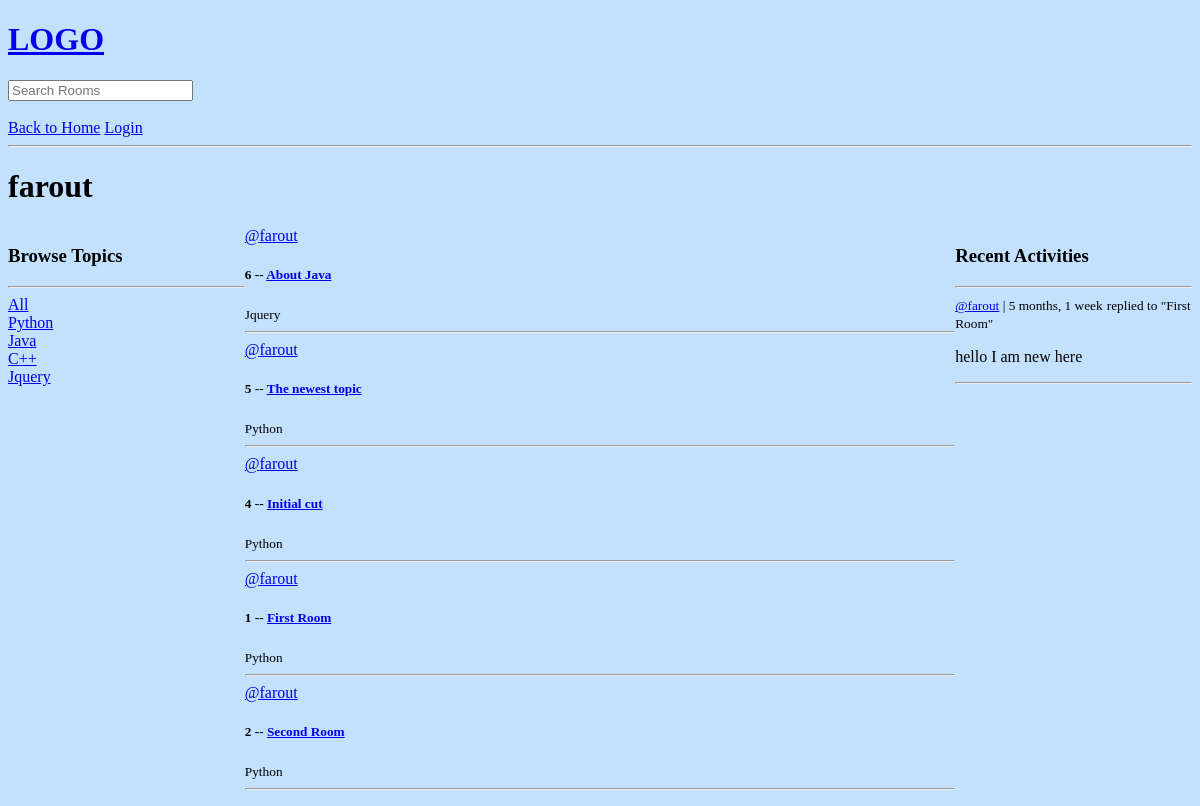
Before: /profile/1/ with the older database file.
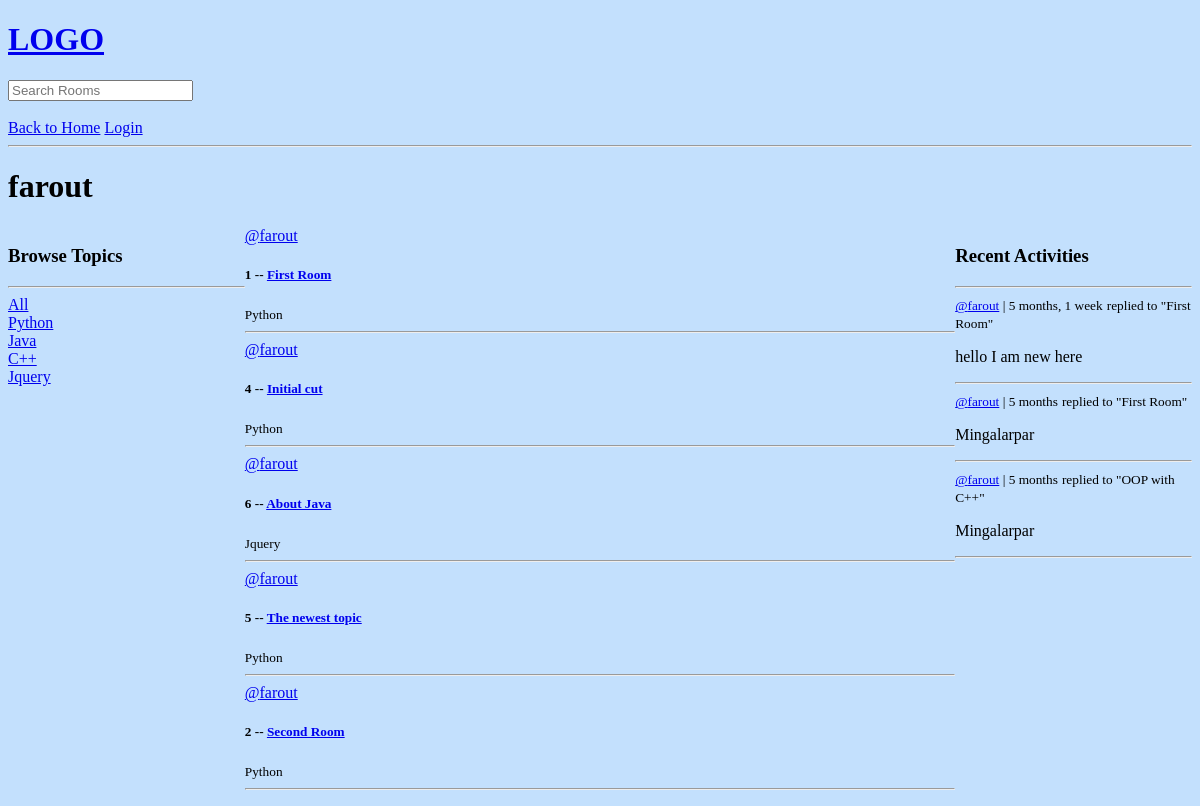
After: the same page with the newer database file.
### base/models.py (models this page shows, shortened)
class Topic(models.Model):
    name = models.CharField(max_length=200)

class Room(models.Model):
    host = models.ForeignKey(User, on_delete=models.SET_NULL, null=True)
    topic = models.ForeignKey(Topic, on_delete=models.SET_NULL, null=True)
    name = models.CharField(max_length=200)
    description = models.TextField(null=True, blank=True)
    participants = models.ManyToManyField(User, related_name='participants', blank=True) # this will create a new column in the database table called participants which will be a many to many field.
    updated = models.DateTimeField(auto_now=True)
    created = models.DateTimeField(auto_now_add=True)
    class Meta:
        ordering = ['-updated', '-created'] # this can be use in both query set and in model (- means inverted)
    def __str__(self) -> str:
        return self.name

class Message(models.Model):
    user = models.ForeignKey(User, on_delete=models.CASCADE)
    room = models.ForeignKey(Room, on_delete=models.CASCADE)
    body = models.TextField()
    updated = models.DateTimeField(auto_now=True)
    created = models.DateTimeField(auto_now_add=True)
    def __str__(self) -> str:
        return self.body[0:50]

### base/views.py (the view)
# urls.py: path('profile/<str:pk>/', views.userProfile, name='user-profile'),
def userProfile(request,pk):
    user = User.objects.get(id=pk)
    rooms = user.room_set.all()
    room_messages = user.message_set.all()
    topics = Topic.objects.all()
    context = {
        'user' : user,
        'rooms' : rooms,
        'topics' : topics,
        'room_messages' : room_messages
    }
    return render(request, 'base/profile.html',context)

### base/templates/base/profile.html (shortened to what this page needs)
{% extends "main.html" %}
{% block content %}
    <h1>{{user.username}}</h1>
    <div class="profile-contianer">
        <div>
            {% include "base/topic_component.html" %}
        </div>
        <div>
            {% include "base/feed_component.html" %}
        </div>
        <div>
            {% include "base/activity_component.html" %}
        </div>
    </div>
{% endblock content %}

### templates/main.html (shortened to what this page needs)
<!DOCTYPE html>
{% load static %}
<html lang="en">
<head>
    <link rel="stylesheet" type="text/css" href="{% static 'styles/main.css' %}">
</head>
<body>
    {% include "navbar.html" %}
    {% block content %}
    {% endblock content %}
</body>
</html>

### templates/navbar.html (shortened to what this page needs)
<!DOCTYPE html>
<html lang="en">
<head>
</head>
<body>
    <a href="/">
        <h1>LOGO</h1>
    </a>
    <form action="{% url 'home' %}" method="GET">
        <input type="text" name="q" placeholder="Search Rooms">
    </form>
    <br>
    <a href="{% url 'home' %}">Back to Home</a>
    {% if request.user.is_authenticated %}
    <p>Hello "{{request.user}}"</p>
    <a href="{% url 'logout' %}">Logout</a>
    {% else %}
    <a href="{% url 'login' %}">Login</a>
    {% endif %}
    <hr>
</body>
</html>

### base/templates/base/topic_component.html
<h3>Browse Topics</h3>
<hr>
<div>
    <a href="{% url 'home' %}">All</a>
</div>
{% for topic in topics %}
    <div>
        <a href="{% url 'home' %}?q={{topic.name}}">{{topic.name}}</a>
    </div>
{% endfor %}

### base/templates/base/feed_component.html (shortened to what this page needs)
{% for room in rooms %}
    <div>
        {% if room.host %}
            <a href="{% url 'user-profile' room.host.id %}">@{{room.host.username}}</a>
        {% else %}
            <span>No host available</span>
        {% endif %}
        <h5>{{ room.id }} -- <a href="{% url 'room' room.id %}">{{ room.name }}</a></h5>
        <small>{{ room.topic.name }}</small>
        <hr>
    </div>
{% endfor %}

### base/templates/base/activity_component.html (shortened to what this page needs)
<h3>Recent Activities</h3>
<hr>
{% for message in room_messages %}
<div>
    <small><a href="{% url 'user-profile' message.user.id %}">@{{message.user}}</a> | {{message.created|timesince}}</small>
    <small>replied to "{{message.room}}"</small>
    <p>{{message}}</p>
    <hr>
</div>
{% endfor %}

### static/styles/main.css (style rules this page uses)
body { background: rgb(195, 224, 253); }

### base/templates/base/profile.html (style rules this page uses)
.profile-contianer { display: grid; grid-template-columns: 1fr 3fr 1fr; }

Changed rows visible on the page:
changed Room "First Room": moves up the list
changed Room "Initial cut": moves up the list
added Message: user "farout", created "5 months", room "First Room", body "Mingalarpar"
added Message: user "farout", created "5 months", room "OOP with C++", body "Mingalarpar"
